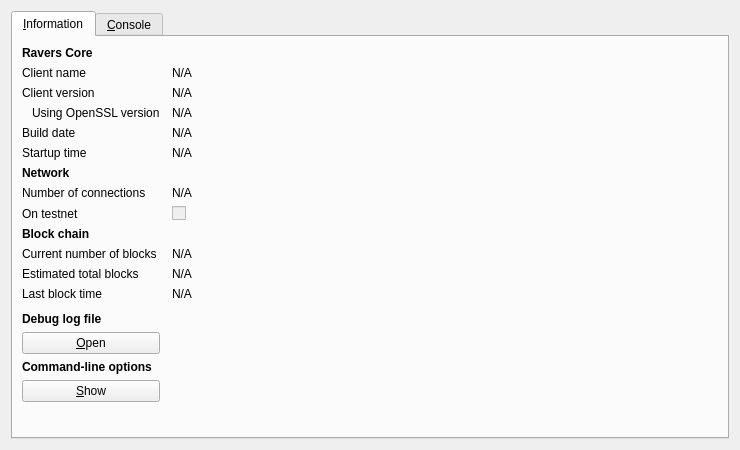
<?xml version="1.0" encoding="UTF-8"?>
<ui version="4.0">
 <class>RPCConsole</class>
 <widget class="QDialog" name="RPCConsole">
  <property name="geometry">
   <rect>
    <x>0</x>
    <y>0</y>
    <width>740</width>
    <height>450</height>
   </rect>
  </property>
  <property name="windowTitle">
   <string>Ravers - Debug window</string>
  </property>
  <layout class="QVBoxLayout" name="verticalLayout_2">
   <item>
    <widget class="QTabWidget" name="tabWidget">
     <property name="currentIndex">
      <number>0</number>
     </property>
     <widget class="QWidget" name="tab_info">
      <attribute name="title">
       <string>&amp;Information</string>
      </attribute>
      <layout class="QGridLayout" name="gridLayout" columnstretch="0,1">
       <property name="horizontalSpacing">
        <number>12</number>
       </property>
       <item row="0" column="0">
        <widget class="QLabel" name="label_9">
         <property name="font">
          <font>
           <weight>75</weight>
           <bold>true</bold>
          </font>
         </property>
         <property name="text">
          <string>Ravers Core</string>
         </property>
        </widget>
       </item>
       <item row="1" column="0">
        <widget class="QLabel" name="label_5">
         <property name="text">
          <string>Client name</string>
         </property>
        </widget>
       </item>
       <item row="1" column="1">
        <widget class="QLabel" name="clientName">
         <property name="cursor">
          <cursorShape>IBeamCursor</cursorShape>
         </property>
         <property name="text">
          <string>N/A</string>
         </property>
         <property name="textFormat">
          <enum>Qt::PlainText</enum>
         </property>
         <property name="textInteractionFlags">
          <set>Qt::LinksAccessibleByMouse|Qt::TextSelectableByKeyboard|Qt::TextSelectableByMouse</set>
         </property>
        </widget>
       </item>
       <item row="2" column="0">
        <widget class="QLabel" name="label_6">
         <property name="text">
          <string>Client version</string>
         </property>
        </widget>
       </item>
       <item row="2" column="1">
        <widget class="QLabel" name="clientVersion">
         <property name="cursor">
          <cursorShape>IBeamCursor</cursorShape>
         </property>
         <property name="text">
          <string>N/A</string>
         </property>
         <property name="textFormat">
          <enum>Qt::PlainText</enum>
         </property>
         <property name="textInteractionFlags">
          <set>Qt::LinksAccessibleByMouse|Qt::TextSelectableByKeyboard|Qt::TextSelectableByMouse</set>
         </property>
        </widget>
       </item>
       <item row="3" column="0">
        <widget class="QLabel" name="label_14">
         <property name="text">
          <string>Using OpenSSL version</string>
         </property>
         <property name="indent">
          <number>10</number>
         </property>
        </widget>
       </item>
       <item row="3" column="1">
        <widget class="QLabel" name="openSSLVersion">
         <property name="cursor">
          <cursorShape>IBeamCursor</cursorShape>
         </property>
         <property name="text">
          <string>N/A</string>
         </property>
         <property name="textFormat">
          <enum>Qt::PlainText</enum>
         </property>
         <property name="textInteractionFlags">
          <set>Qt::LinksAccessibleByMouse|Qt::TextSelectableByKeyboard|Qt::TextSelectableByMouse</set>
         </property>
        </widget>
       </item>
       <item row="4" column="0">
        <widget class="QLabel" name="label_12">
         <property name="text">
          <string>Build date</string>
         </property>
        </widget>
       </item>
       <item row="4" column="1">
        <widget class="QLabel" name="buildDate">
         <property name="cursor">
          <cursorShape>IBeamCursor</cursorShape>
         </property>
         <property name="text">
          <string>N/A</string>
         </property>
         <property name="textFormat">
          <enum>Qt::PlainText</enum>
         </property>
         <property name="textInteractionFlags">
          <set>Qt::LinksAccessibleByMouse|Qt::TextSelectableByKeyboard|Qt::TextSelectableByMouse</set>
         </property>
        </widget>
       </item>
       <item row="5" column="0">
        <widget class="QLabel" name="label_13">
         <property name="text">
          <string>Startup time</string>
         </property>
        </widget>
       </item>
       <item row="5" column="1">
        <widget class="QLabel" name="startupTime">
         <property name="cursor">
          <cursorShape>IBeamCursor</cursorShape>
         </property>
         <property name="text">
          <string>N/A</string>
         </property>
         <property name="textFormat">
          <enum>Qt::PlainText</enum>
         </property>
         <property name="textInteractionFlags">
          <set>Qt::LinksAccessibleByMouse|Qt::TextSelectableByKeyboard|Qt::TextSelectableByMouse</set>
         </property>
        </widget>
       </item>
       <item row="6" column="0">
        <widget class="QLabel" name="label_11">
         <property name="font">
          <font>
           <weight>75</weight>
           <bold>true</bold>
          </font>
         </property>
         <property name="text">
          <string>Network</string>
         </property>
        </widget>
       </item>
       <item row="7" column="0">
        <widget class="QLabel" name="label_7">
         <property name="text">
          <string>Number of connections</string>
         </property>
        </widget>
       </item>
       <item row="7" column="1">
        <widget class="QLabel" name="numberOfConnections">
         <property name="cursor">
          <cursorShape>IBeamCursor</cursorShape>
         </property>
         <property name="text">
          <string>N/A</string>
         </property>
         <property name="textFormat">
          <enum>Qt::PlainText</enum>
         </property>
         <property name="textInteractionFlags">
          <set>Qt::LinksAccessibleByMouse|Qt::TextSelectableByKeyboard|Qt::TextSelectableByMouse</set>
         </property>
        </widget>
       </item>
       <item row="8" column="0">
        <widget class="QLabel" name="label_8">
         <property name="text">
          <string>On testnet</string>
         </property>
        </widget>
       </item>
       <item row="8" column="1">
        <widget class="QCheckBox" name="isTestNet">
         <property name="enabled">
          <bool>false</bool>
         </property>
         <property name="text">
          <string/>
         </property>
        </widget>
       </item>
       <item row="9" column="0">
        <widget class="QLabel" name="label_10">
         <property name="font">
          <font>
           <weight>75</weight>
           <bold>true</bold>
          </font>
         </property>
         <property name="text">
          <string>Block chain</string>
         </property>
        </widget>
       </item>
       <item row="10" column="0">
        <widget class="QLabel" name="label_3">
         <property name="text">
          <string>Current number of blocks</string>
         </property>
        </widget>
       </item>
       <item row="10" column="1">
        <widget class="QLabel" name="numberOfBlocks">
         <property name="cursor">
          <cursorShape>IBeamCursor</cursorShape>
         </property>
         <property name="text">
          <string>N/A</string>
         </property>
         <property name="textFormat">
          <enum>Qt::PlainText</enum>
         </property>
         <property name="textInteractionFlags">
          <set>Qt::LinksAccessibleByMouse|Qt::TextSelectableByKeyboard|Qt::TextSelectableByMouse</set>
         </property>
        </widget>
       </item>
       <item row="11" column="0">
        <widget class="QLabel" name="label_4">
         <property name="text">
          <string>Estimated total blocks</string>
         </property>
        </widget>
       </item>
       <item row="11" column="1">
        <widget class="QLabel" name="totalBlocks">
         <property name="cursor">
          <cursorShape>IBeamCursor</cursorShape>
         </property>
         <property name="text">
          <string>N/A</string>
         </property>
         <property name="textFormat">
          <enum>Qt::PlainText</enum>
         </property>
         <property name="textInteractionFlags">
          <set>Qt::LinksAccessibleByMouse|Qt::TextSelectableByKeyboard|Qt::TextSelectableByMouse</set>
         </property>
        </widget>
       </item>
       <item row="12" column="0">
        <widget class="QLabel" name="label_2">
         <property name="text">
          <string>Last block time</string>
         </property>
        </widget>
       </item>
       <item row="12" column="1">
        <widget class="QLabel" name="lastBlockTime">
         <property name="cursor">
          <cursorShape>IBeamCursor</cursorShape>
         </property>
         <property name="text">
          <string>N/A</string>
         </property>
         <property name="textFormat">
          <enum>Qt::PlainText</enum>
         </property>
         <property name="textInteractionFlags">
          <set>Qt::LinksAccessibleByMouse|Qt::TextSelectableByKeyboard|Qt::TextSelectableByMouse</set>
         </property>
        </widget>
       </item>
       <item row="13" column="0">
        <spacer name="verticalSpacer_2">
         <property name="orientation">
          <enum>Qt::Vertical</enum>
         </property>
         <property name="sizeHint" stdset="0">
          <size>
           <width>20</width>
           <height>20</height>
          </size>
         </property>
        </spacer>
       </item>
       <item row="14" column="0">
        <widget class="QLabel" name="labelDebugLogfile">
         <property name="font">
          <font>
           <weight>75</weight>
           <bold>true</bold>
          </font>
         </property>
         <property name="text">
          <string>Debug log file</string>
         </property>
        </widget>
       </item>
       <item row="15" column="0">
        <widget class="QPushButton" name="openDebugLogfileButton">
         <property name="toolTip">
          <string>Open the Ravers debug log file from the current data directory. This can take a few seconds for large log files.</string>
         </property>
         <property name="text">
          <string>&amp;Open</string>
         </property>
         <property name="autoDefault">
          <bool>false</bool>
         </property>
        </widget>
       </item>
       <item row="16" column="0">
        <widget class="QLabel" name="labelCLOptions">
         <property name="font">
          <font>
           <weight>75</weight>
           <bold>true</bold>
          </font>
         </property>
         <property name="text">
          <string>Command-line options</string>
         </property>
        </widget>
       </item>
       <item row="17" column="0">
        <widget class="QPushButton" name="showCLOptionsButton">
         <property name="toolTip">
          <string>Show the Ravers-Qt help message to get a list with possible Ravers command-line options.</string>
         </property>
         <property name="text">
          <string>&amp;Show</string>
         </property>
         <property name="autoDefault">
          <bool>false</bool>
         </property>
        </widget>
       </item>
       <item row="18" column="0">
        <spacer name="verticalSpacer">
         <property name="orientation">
          <enum>Qt::Vertical</enum>
         </property>
         <property name="sizeHint" stdset="0">
          <size>
           <width>20</width>
           <height>40</height>
          </size>
         </property>
        </spacer>
       </item>
      </layout>
     </widget>
     <widget class="QWidget" name="tab_console">
      <attribute name="title">
       <string>&amp;Console</string>
      </attribute>
      <layout class="QVBoxLayout" name="verticalLayout_3">
       <property name="spacing">
        <number>3</number>
       </property>
       <item>
        <widget class="QTextEdit" name="messagesWidget">
         <property name="minimumSize">
          <size>
           <width>0</width>
           <height>100</height>
          </size>
         </property>
         <property name="readOnly">
          <bool>true</bool>
         </property>
         <property name="tabKeyNavigation" stdset="0">
          <bool>false</bool>
         </property>
         <property name="columnCount" stdset="0">
          <number>2</number>
         </property>
        </widget>
       </item>
       <item>
        <layout class="QHBoxLayout" name="horizontalLayout">
         <property name="spacing">
          <number>3</number>
         </property>
         <item>
          <widget class="QLabel" name="label">
           <property name="text">
            <string notr="true">&gt;</string>
           </property>
          </widget>
         </item>
         <item>
          <widget class="QLineEdit" name="lineEdit"/>
         </item>
         <item>
          <widget class="QPushButton" name="clearButton">
           <property name="maximumSize">
            <size>
             <width>24</width>
             <height>24</height>
            </size>
           </property>
           <property name="toolTip">
            <string>Clear console</string>
           </property>
           <property name="text">
            <string/>
           </property>
           <property name="icon">
            <iconset resource="../bitcoin.qrc">
             <normaloff>:/icons/remove</normaloff>:/icons/remove</iconset>
           </property>
           <property name="shortcut">
            <string notr="true">Ctrl+L</string>
           </property>
           <property name="autoDefault">
            <bool>false</bool>
           </property>
          </widget>
         </item>
        </layout>
       </item>
      </layout>
     </widget>
    </widget>
   </item>
  </layout>
 </widget>
 <resources>
  <include location="../bitcoin.qrc"/>
 </resources>
 <connections/>
</ui>
